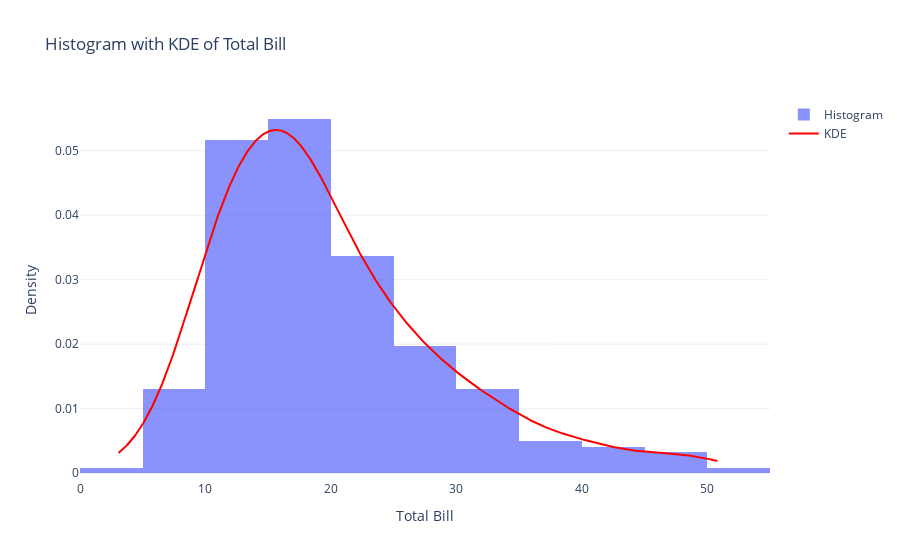

Notebook code for this chart:
### Code cell
import plotly.graph_objects as go
import plotly.express as px
import numpy as np
import scipy.stats as stats

# Sample data
data = px.data.tips()

# Extract the data for the histogram and KDE
x = data['total_bill']

# Create the histogram
hist = go.Histogram(
    x=x,
    nbinsx=20,
    histnorm='probability density',
    name='Histogram',
    opacity=0.75
)

# Create the KDE
kde_x = np.linspace(x.min(), x.max(), 1000)
kde_y = stats.gaussian_kde(x)(kde_x)

kde = go.Scatter(
    x=kde_x,
    y=kde_y,
    mode='lines',
    name='KDE',
    line=dict(width=2, color='red')
)

# Combine the histogram and KDE plot
fig = go.Figure(data=[hist, kde])

# Add labels and title
fig.update_layout(
    title='Histogram with KDE of Total Bill',
    xaxis_title='Total Bill',
    yaxis_title='Density',
    template='plotly_white'
)

# Show the plot
fig.show()

### Figure 1 — Plotly figure (JSON) as saved in the notebook; plotly's stock layout.template omitted (floating-point values rounded to 4 significant figures; data arrays with more than 128 entries replaced by an {"elided": "..."} marker saying what was removed)
{"data": [{"histnorm": "probability density", "name": "Histogram", "nbinsx": 20, "opacity": 0.75, "type": "histogram", "x": {"elided": "244 float values"}}, {"line": {"color": "red", "width": 2}, "mode": "lines", "name": "KDE", "type": "scatter", "x": {"elided": "1000 float values"}, "y": {"elided": "1000 float values"}}], "layout": {"title": {"text": "Histogram with KDE of Total Bill"}, "xaxis": {"title": {"text": "Total Bill"}}, "yaxis": {"title": {"text": "Density"}}}}
